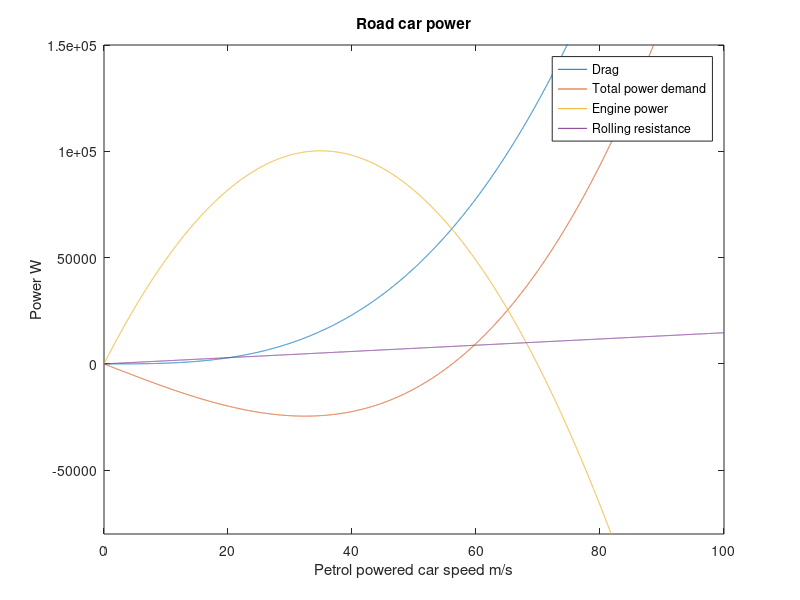

Reproduce this figure in MATLAB.
% EMTH171: Case Study 1 Exercise 2 
% Name: 
% Analyzing a car of petrol power supply system with several factors

clear
clc
close all

% Motor out power(W)/ Sharf speed (RPM)
% Known values
m = 1500;    % Mass of car (Kg)
c_d = 0.3;   % Drag coefficient
area = 2;    % Frontal area (m^2)
c_rr = 0.010;% Rolling resistance 
a = 420;     % Engine parameters a (W.s/rad)
b = 0.44;    % Engine parameters b (W.s 2 /rad 2)
r_f = 3.50;  % Final drive ratio (m)
r_g = 0.8;   % Top gear with a gearbox ratio (m)
r_w = 0.205; % Wheel radius (m)
g = 9.81;    % Gravity coefficient (m/s^2)
air = 1.2;   % Air density (Kg/m^3)
% ========================Changeable Values in 4 Cases=====================
angle = -1/36*pi;   % Gradient (degree) 10degree=1/18*pi 
acc = 0;     % Acceleration (m/s^2)
K = r_w/(r_f*r_g); % K 
%--------------------------------Function----------------------------------
% Power demand from drag resistance
p_d = @(v) c_d.*area.*(1/2).*v.^3*air;
% Power demand from rolling resistance
p_rr = @(v) c_rr.*m*g.*cos(angle).*v;
% Power demand from gradient
p_r = @(v) m.*g.*sin(angle).*v;
% Power demand from acceleration
p_a = @(v) m.*acc.*v;
% Engine power
p_e = @(v) ((a*v)/ K) - (b*v.^2)/K.^2;
% Total power demand
p_t = @(v) p_d(v) + p_r(v) + p_rr(v) + p_a(v)
%---------------------------------Values-----------------------------------
vMin = 0;
vMax = 100;
vstep = 0.01;
xarray = vMin : vstep : vMax;
%---------------------------------Plotting---------------------------------
figure(1)
plot(xarray, p_d(xarray), 'DisplayName', 'Drag')
title('Road car power')
ylim([-8e4 150000]);
xlabel('Petrol powered car speed m/s')
ylabel('Power W')
hold on
plot(xarray, p_t(xarray), 'DisplayName', 'Total power demand')
plot(xarray, p_e(xarray), 'DisplayName', 'Engine power')
plot(xarray, p_rr(xarray), 'DisplayName', 'Rolling resistance')
hold off
legend
% f = @(v) m*g*sin(ang)*v + f*m*g*cos(ang)*v -...
%     ((b*(r_g*v)/r_p)-((r_g.^2*v.^2)/(r_p.^2)));
% d = @(v) m*g*sin(ang) + f.*m*g*cos(ang)-...
%     ((b*r_g)/r_p)-((2*r_g.^2*v)/(r_p.^2));
% %imput
%interation
% v = 2;
% N = 100;
% 
% store = [];
% store(1) = v ;
% for ii = 1 : N
%     v = v -(f(v)/d(v));
%     store(ii+1) = v;
% end
% disp(store)
